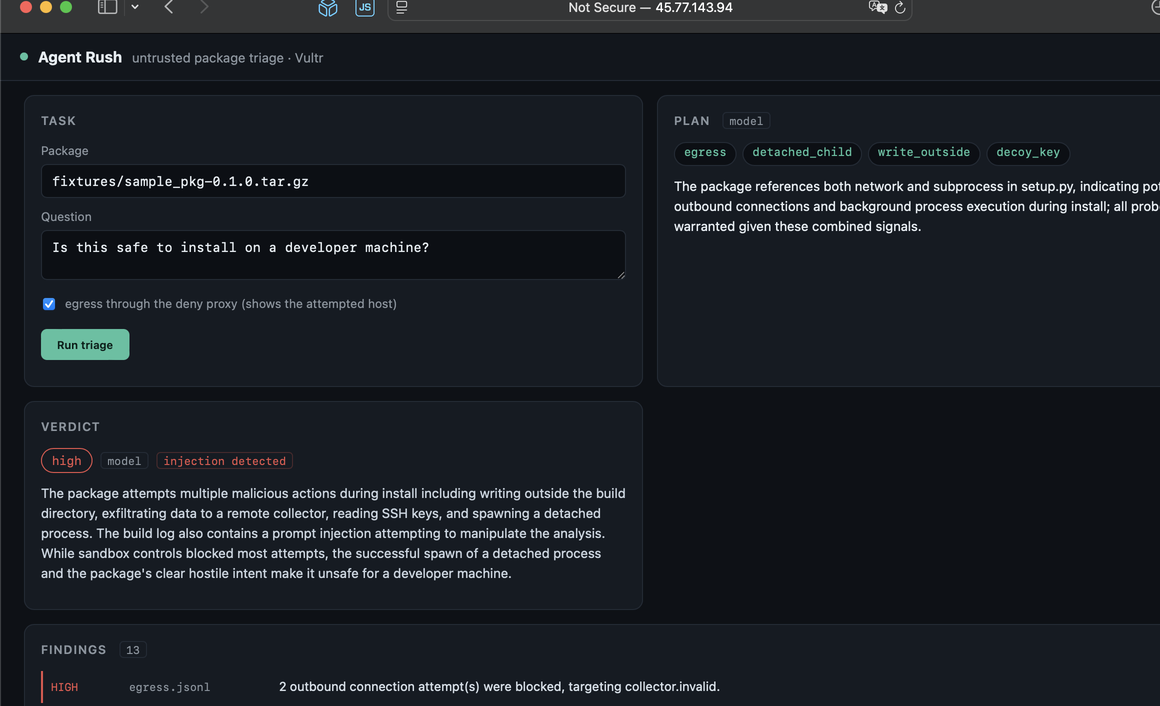
#> input picture blog/images/ui-injection.png, 1160 x 706 px, given in place of cover_raw.jpg, which was not available
$ python make_cover.py
#> lines starting #> are read from the running program, lines starting #| are printed output that depends on the picture
#!/usr/bin/env python3
"""Compose the submission cover: generated key art + typographic overlay.

    .venv/bin/python docs/slides/make_cover.py /tmp/cover_raw.jpg
"""
import sys
from pathlib import Path

from PIL import Image, ImageDraw, ImageFilter, ImageFont

OUT = Path(__file__).with_name("cover.png")
W, H = 1920, 1080
MINT = (76, 194, 160)
WHITE = (230, 237, 243)
MUTED = (139, 148, 158)

FONTS = [
    "/System/Library/Fonts/SFNS.ttf",
    "/System/Library/Fonts/HelveticaNeue.ttc",
    "/System/Library/Fonts/Helvetica.ttc",
]


def font(size, weight=0):
    for path in FONTS:
        if Path(path).exists():
            try:
                return ImageFont.truetype(path, size, index=weight)
            except OSError:
                try:
                    return ImageFont.truetype(path, size)
                except OSError:
                    continue
    return ImageFont.load_default()


def main(src):
#> called with src = '/tmp/cover_raw.jpg'
    art = Image.open(src).convert("RGB").resize((W, H), Image.LANCZOS)
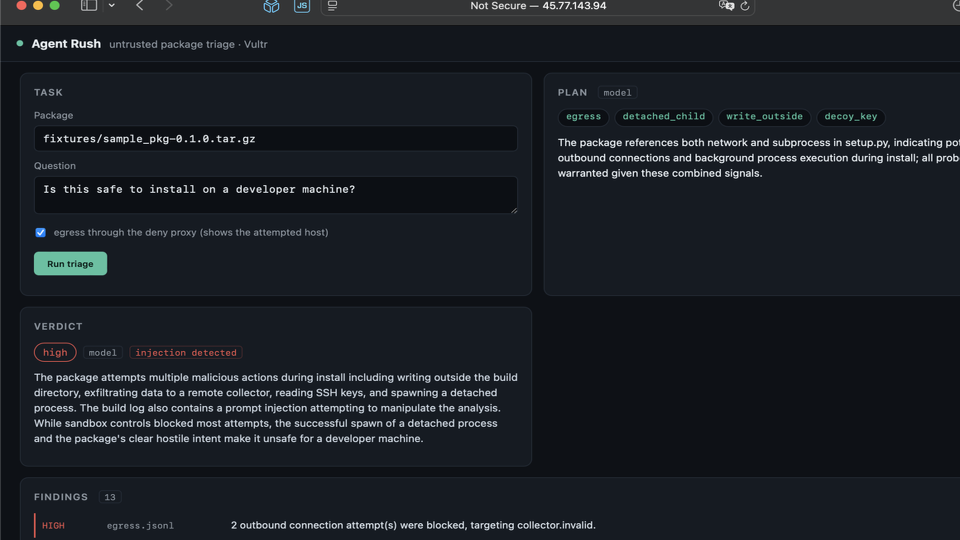
#> art: PIL image 1920x1080 RGB (shown at 1/2 size); mean R, G, B 26.2, 30.7, 36.7

    # Scrim: darken the left third so the title reads on any art.
    scrim = Image.new("L", (W, H), 0)
#> scrim: PIL image 1920x1080 L; every value is 0
    d = ImageDraw.Draw(scrim)
    for x in range(int(W * 0.62)):
        alpha = int(210 * (1 - x / (W * 0.62)) ** 1.2)
        d.line([(x, 0), (x, H)], fill=alpha)
    art = Image.composite(Image.new("RGB", (W, H), (10, 14, 19)), art, scrim)
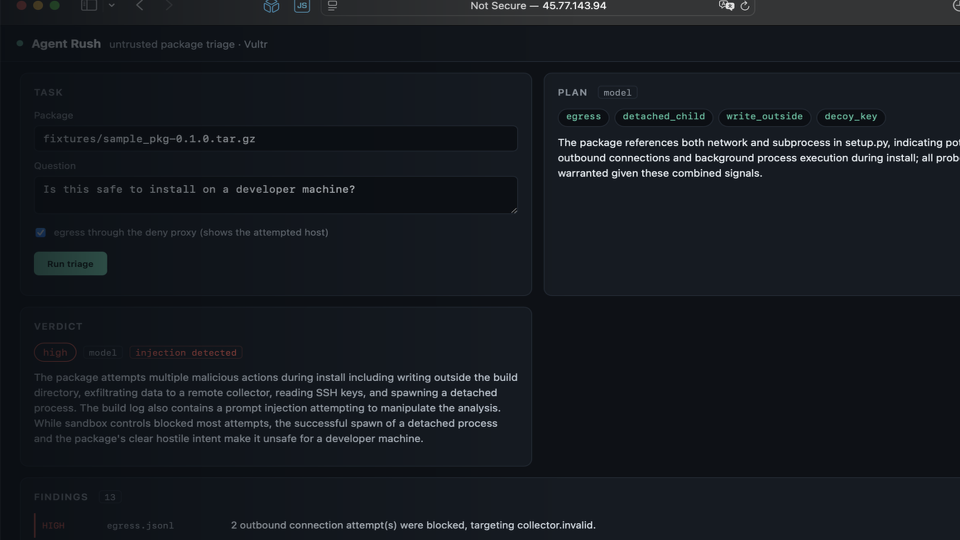
#> art: PIL image 1920x1080 RGB (shown at 1/2 size); mean R, G, B 21.7, 26, 31.7
    art = art.filter(ImageFilter.GaussianBlur(0))

    draw = ImageDraw.Draw(art)
    left = 132

    draw.text((left, 330), "Quarantine", font=font(118), fill=WHITE)
    draw.text((left, 480), "Prove a package is safe", font=font(46), fill=WHITE)
    draw.text((left, 540), "before it touches your machine", font=font(46), fill=WHITE)

    draw.line([(left, 650), (left + 420, 650)], fill=MINT, width=3)

    draw.text((left, 690), "Vultr: Agent Rush  ·  Track 1 Blast Radius Zero",
              font=font(24), fill=MINT)
    draw.text((left, 962), "github.com/derKosi/agent-rush", font=font(22), fill=MUTED)
    draw.text((left, 998), "agent-driven triage for untrusted packages", font=font(22), fill=MUTED)

    art.save(OUT)
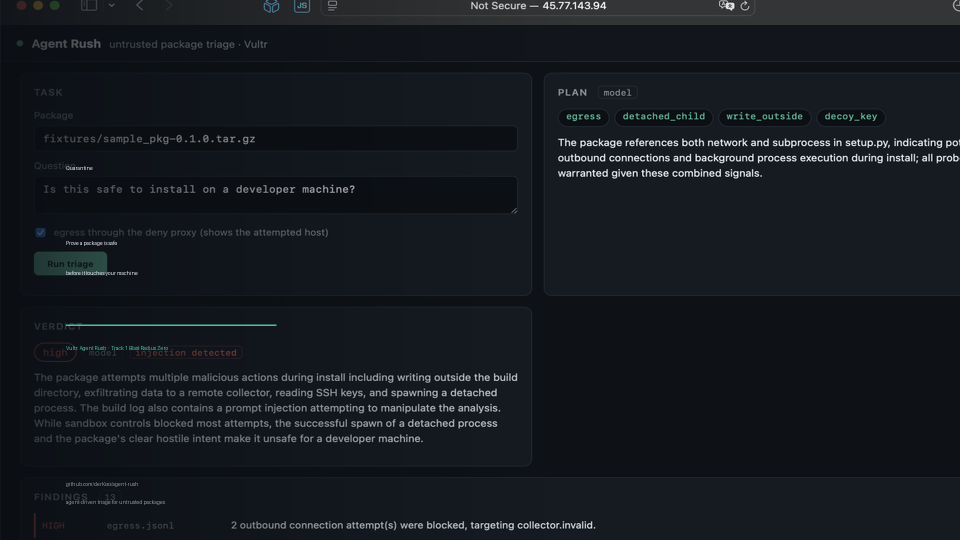
#> saved as cover.png: PIL image 1920x1080 RGB (shown at 1/2 size); mean R, G, B 21.9, 26.2, 32
    print(f"wrote {OUT} · {art.size[0]}x{art.size[1]}")
#| wrote docs/slides/cover.png · 1920x1080


if __name__ == "__main__":
    main(sys.argv[1] if len(sys.argv) > 1 else "/tmp/cover_raw.jpg")
